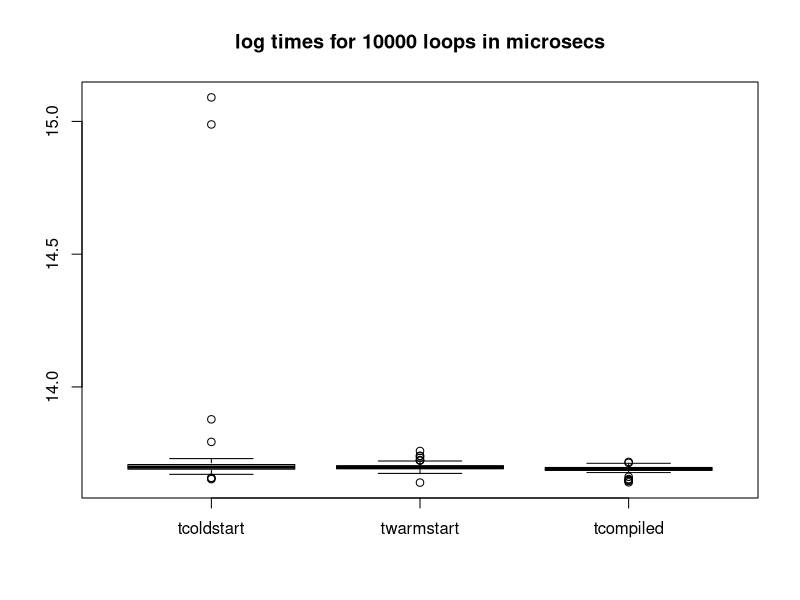

Here is the R script that generated this plot:
# loopbox.R
loopesc <- function(nn){
  ss <- 0
  for (i in 1:nn) {
    xx <- exp(sin(cos(1.0*i)))
    ss <- ss + xx
  }
  xx
}

require("microbenchmark")
nn <- 10000
library(compiler)
le <- cmpfun(loopesc)
tcompiled <- microbenchmark(le(nn), unit='us')$time
tcoldstart <- microbenchmark(loopesc(nn), unit = 'us')$time
twarmstart <- microbenchmark(loopesc(nn), unit = 'us', control=list(warmup=10))$time
tdf <- data.frame(tcoldstart, twarmstart, tcompiled)
boxplot(x=as.list(log(tdf)), main="log times for 10000 loops in microsecs")

